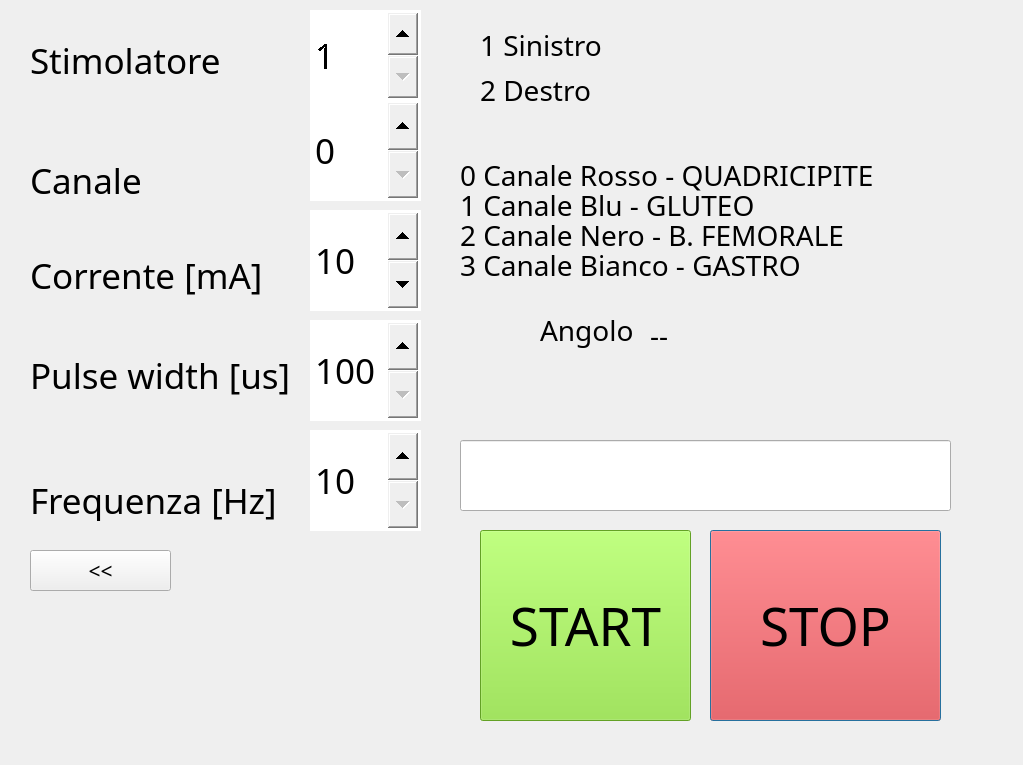
<?xml version="1.0" encoding="UTF-8"?>
<ui version="4.0">
 <class>calibration</class>
 <widget class="QDialog" name="calibration">
  <property name="geometry">
   <rect>
    <x>0</x>
    <y>0</y>
    <width>1023</width>
    <height>765</height>
   </rect>
  </property>
  <property name="windowTitle">
   <string>Dialog</string>
  </property>
  <widget class="QLabel" name="label_4">
   <property name="geometry">
    <rect>
     <x>460</x>
     <y>250</y>
     <width>431</width>
     <height>31</height>
    </rect>
   </property>
   <property name="font">
    <font>
     <family>Droid Sans Fallback</family>
     <pointsize>21</pointsize>
    </font>
   </property>
   <property name="text">
    <string>3 Canale Bianco - GASTRO</string>
   </property>
  </widget>
  <widget class="QLabel" name="corrente_3">
   <property name="geometry">
    <rect>
     <x>30</x>
     <y>250</y>
     <width>251</width>
     <height>51</height>
    </rect>
   </property>
   <property name="font">
    <font>
     <family>Droid Sans Fallback</family>
     <pointsize>26</pointsize>
    </font>
   </property>
   <property name="text">
    <string>Corrente [mA]</string>
   </property>
  </widget>
  <widget class="QLineEdit" name="lineEdit">
   <property name="geometry">
    <rect>
     <x>460</x>
     <y>440</y>
     <width>491</width>
     <height>71</height>
    </rect>
   </property>
   <property name="font">
    <font>
     <family>Droid Sans Fallback</family>
     <pointsize>12</pointsize>
    </font>
   </property>
  </widget>
  <widget class="QLabel" name="label_2">
   <property name="geometry">
    <rect>
     <x>460</x>
     <y>190</y>
     <width>401</width>
     <height>31</height>
    </rect>
   </property>
   <property name="font">
    <font>
     <family>Droid Sans Fallback</family>
     <pointsize>21</pointsize>
    </font>
   </property>
   <property name="text">
    <string>1 Canale Blu - GLUTEO</string>
   </property>
  </widget>
  <widget class="QLabel" name="pulsewidth_2">
   <property name="geometry">
    <rect>
     <x>30</x>
     <y>350</y>
     <width>281</width>
     <height>51</height>
    </rect>
   </property>
   <property name="font">
    <font>
     <family>Droid Sans Fallback</family>
     <pointsize>26</pointsize>
    </font>
   </property>
   <property name="text">
    <string>Pulse width [us]</string>
   </property>
  </widget>
  <widget class="QLabel" name="label_5">
   <property name="geometry">
    <rect>
     <x>480</x>
     <y>30</y>
     <width>141</width>
     <height>31</height>
    </rect>
   </property>
   <property name="font">
    <font>
     <family>Droid Sans Fallback</family>
     <pointsize>21</pointsize>
    </font>
   </property>
   <property name="text">
    <string>1 Sinistro</string>
   </property>
  </widget>
  <widget class="QLabel" name="label_3">
   <property name="geometry">
    <rect>
     <x>460</x>
     <y>220</y>
     <width>421</width>
     <height>31</height>
    </rect>
   </property>
   <property name="font">
    <font>
     <family>Droid Sans Fallback</family>
     <pointsize>21</pointsize>
    </font>
   </property>
   <property name="text">
    <string>2 Canale Nero - B. FEMORALE</string>
   </property>
  </widget>
  <widget class="QLabel" name="label">
   <property name="geometry">
    <rect>
     <x>460</x>
     <y>160</y>
     <width>481</width>
     <height>31</height>
    </rect>
   </property>
   <property name="font">
    <font>
     <family>Droid Sans Fallback</family>
     <pointsize>21</pointsize>
    </font>
   </property>
   <property name="text">
    <string>0 Canale Rosso - QUADRICIPITE</string>
   </property>
  </widget>
  <widget class="QLabel" name="frequenza_3">
   <property name="geometry">
    <rect>
     <x>30</x>
     <y>480</y>
     <width>281</width>
     <height>41</height>
    </rect>
   </property>
   <property name="font">
    <font>
     <family>Droid Sans Fallback</family>
     <pointsize>26</pointsize>
    </font>
   </property>
   <property name="text">
    <string>Frequenza [Hz]</string>
   </property>
  </widget>
  <widget class="QSpinBox" name="stim">
   <property name="geometry">
    <rect>
     <x>310</x>
     <y>10</y>
     <width>111</width>
     <height>91</height>
    </rect>
   </property>
   <property name="font">
    <font>
     <family>Droid Sans Fallback</family>
     <pointsize>26</pointsize>
     <weight>50</weight>
     <italic>false</italic>
     <bold>false</bold>
     <stylestrategy>NoAntialias</stylestrategy>
    </font>
   </property>
   <property name="styleSheet">
    <string notr="true">QSpinBox::down-button{
width:30
}

QSpinBox::up-button{
width:30
}
</string>
   </property>
   <property name="readOnly">
    <bool>false</bool>
   </property>
   <property name="buttonSymbols">
    <enum>QAbstractSpinBox::UpDownArrows</enum>
   </property>
   <property name="minimum">
    <number>1</number>
   </property>
   <property name="maximum">
    <number>2</number>
   </property>
  </widget>
  <widget class="QLabel" name="canale">
   <property name="geometry">
    <rect>
     <x>30</x>
     <y>160</y>
     <width>141</width>
     <height>41</height>
    </rect>
   </property>
   <property name="font">
    <font>
     <family>Droid Sans Fallback</family>
     <pointsize>26</pointsize>
    </font>
   </property>
   <property name="text">
    <string>Canale</string>
   </property>
  </widget>
  <widget class="QSpinBox" name="frequenza">
   <property name="geometry">
    <rect>
     <x>310</x>
     <y>430</y>
     <width>111</width>
     <height>101</height>
    </rect>
   </property>
   <property name="font">
    <font>
     <family>Droid Sans Fallback</family>
     <pointsize>26</pointsize>
    </font>
   </property>
   <property name="styleSheet">
    <string notr="true">QSpinBox::down-button{
width:30
}

QSpinBox::up-button{
width:30
}</string>
   </property>
   <property name="minimum">
    <number>10</number>
   </property>
   <property name="maximum">
    <number>60</number>
   </property>
   <property name="singleStep">
    <number>10</number>
   </property>
  </widget>
  <widget class="QLabel" name="canale_3">
   <property name="geometry">
    <rect>
     <x>30</x>
     <y>40</y>
     <width>231</width>
     <height>41</height>
    </rect>
   </property>
   <property name="font">
    <font>
     <family>Droid Sans Fallback</family>
     <pointsize>26</pointsize>
    </font>
   </property>
   <property name="text">
    <string>Stimolatore</string>
   </property>
  </widget>
  <widget class="QPushButton" name="pushButton_2">
   <property name="geometry">
    <rect>
     <x>710</x>
     <y>530</y>
     <width>231</width>
     <height>191</height>
    </rect>
   </property>
   <property name="palette">
    <palette>
     <active>
      <colorrole role="WindowText">
       <brush brushstyle="SolidPattern">
        <color alpha="255">
         <red>0</red>
         <green>0</green>
         <blue>0</blue>
        </color>
       </brush>
      </colorrole>
      <colorrole role="Button">
       <brush brushstyle="SolidPattern">
        <color alpha="255">
         <red>239</red>
         <green>41</green>
         <blue>41</blue>
        </color>
       </brush>
      </colorrole>
      <colorrole role="Light">
       <brush brushstyle="SolidPattern">
        <color alpha="255">
         <red>255</red>
         <green>147</green>
         <blue>147</blue>
        </color>
       </brush>
      </colorrole>
      <colorrole role="Midlight">
       <brush brushstyle="SolidPattern">
        <color alpha="255">
         <red>247</red>
         <green>94</green>
         <blue>94</blue>
        </color>
       </brush>
      </colorrole>
      <colorrole role="Dark">
       <brush brushstyle="SolidPattern">
        <color alpha="255">
         <red>119</red>
         <green>20</green>
         <blue>20</blue>
        </color>
       </brush>
      </colorrole>
      <colorrole role="Mid">
       <brush brushstyle="SolidPattern">
        <color alpha="255">
         <red>159</red>
         <green>27</green>
         <blue>27</blue>
        </color>
       </brush>
      </colorrole>
      <colorrole role="Text">
       <brush brushstyle="SolidPattern">
        <color alpha="255">
         <red>0</red>
         <green>0</green>
         <blue>0</blue>
        </color>
       </brush>
      </colorrole>
      <colorrole role="BrightText">
       <brush brushstyle="SolidPattern">
        <color alpha="255">
         <red>255</red>
         <green>255</green>
         <blue>255</blue>
        </color>
       </brush>
      </colorrole>
      <colorrole role="ButtonText">
       <brush brushstyle="SolidPattern">
        <color alpha="255">
         <red>0</red>
         <green>0</green>
         <blue>0</blue>
        </color>
       </brush>
      </colorrole>
      <colorrole role="Base">
       <brush brushstyle="SolidPattern">
        <color alpha="255">
         <red>255</red>
         <green>255</green>
         <blue>255</blue>
        </color>
       </brush>
      </colorrole>
      <colorrole role="Window">
       <brush brushstyle="SolidPattern">
        <color alpha="255">
         <red>239</red>
         <green>41</green>
         <blue>41</blue>
        </color>
       </brush>
      </colorrole>
      <colorrole role="Shadow">
       <brush brushstyle="SolidPattern">
        <color alpha="255">
         <red>0</red>
         <green>0</green>
         <blue>0</blue>
        </color>
       </brush>
      </colorrole>
      <colorrole role="AlternateBase">
       <brush brushstyle="SolidPattern">
        <color alpha="255">
         <red>247</red>
         <green>148</green>
         <blue>148</blue>
        </color>
       </brush>
      </colorrole>
      <colorrole role="ToolTipBase">
       <brush brushstyle="SolidPattern">
        <color alpha="255">
         <red>255</red>
         <green>255</green>
         <blue>220</blue>
        </color>
       </brush>
      </colorrole>
      <colorrole role="ToolTipText">
       <brush brushstyle="SolidPattern">
        <color alpha="255">
         <red>0</red>
         <green>0</green>
         <blue>0</blue>
        </color>
       </brush>
      </colorrole>
     </active>
     <inactive>
      <colorrole role="WindowText">
       <brush brushstyle="SolidPattern">
        <color alpha="255">
         <red>0</red>
         <green>0</green>
         <blue>0</blue>
        </color>
       </brush>
      </colorrole>
      <colorrole role="Button">
       <brush brushstyle="SolidPattern">
        <color alpha="255">
         <red>239</red>
         <green>41</green>
         <blue>41</blue>
        </color>
       </brush>
      </colorrole>
      <colorrole role="Light">
       <brush brushstyle="SolidPattern">
        <color alpha="255">
         <red>255</red>
         <green>147</green>
         <blue>147</blue>
        </color>
       </brush>
      </colorrole>
      <colorrole role="Midlight">
       <brush brushstyle="SolidPattern">
        <color alpha="255">
         <red>247</red>
         <green>94</green>
         <blue>94</blue>
        </color>
       </brush>
      </colorrole>
      <colorrole role="Dark">
       <brush brushstyle="SolidPattern">
        <color alpha="255">
         <red>119</red>
         <green>20</green>
         <blue>20</blue>
        </color>
       </brush>
      </colorrole>
      <colorrole role="Mid">
       <brush brushstyle="SolidPattern">
        <color alpha="255">
         <red>159</red>
         <green>27</green>
         <blue>27</blue>
        </color>
       </brush>
      </colorrole>
      <colorrole role="Text">
       <brush brushstyle="SolidPattern">
        <color alpha="255">
         <red>0</red>
         <green>0</green>
         <blue>0</blue>
        </color>
       </brush>
      </colorrole>
      <colorrole role="BrightText">
       <brush brushstyle="SolidPattern">
        <color alpha="255">
         <red>255</red>
         <green>255</green>
         <blue>255</blue>
        </color>
       </brush>
      </colorrole>
      <colorrole role="ButtonText">
       <brush brushstyle="SolidPattern">
        <color alpha="255">
         <red>0</red>
         <green>0</green>
         <blue>0</blue>
        </color>
       </brush>
      </colorrole>
      <colorrole role="Base">
       <brush brushstyle="SolidPattern">
        <color alpha="255">
         <red>255</red>
         <green>255</green>
         <blue>255</blue>
        </color>
       </brush>
      </colorrole>
      <colorrole role="Window">
       <brush brushstyle="SolidPattern">
        <color alpha="255">
         <red>239</red>
         <green>41</green>
         <blue>41</blue>
        </color>
       </brush>
      </colorrole>
      <colorrole role="Shadow">
       <brush brushstyle="SolidPattern">
        <color alpha="255">
         <red>0</red>
         <green>0</green>
         <blue>0</blue>
        </color>
       </brush>
      </colorrole>
      <colorrole role="AlternateBase">
       <brush brushstyle="SolidPattern">
        <color alpha="255">
         <red>247</red>
         <green>148</green>
         <blue>148</blue>
        </color>
       </brush>
      </colorrole>
      <colorrole role="ToolTipBase">
       <brush brushstyle="SolidPattern">
        <color alpha="255">
         <red>255</red>
         <green>255</green>
         <blue>220</blue>
        </color>
       </brush>
      </colorrole>
      <colorrole role="ToolTipText">
       <brush brushstyle="SolidPattern">
        <color alpha="255">
         <red>0</red>
         <green>0</green>
         <blue>0</blue>
        </color>
       </brush>
      </colorrole>
     </inactive>
     <disabled>
      <colorrole role="WindowText">
       <brush brushstyle="SolidPattern">
        <color alpha="255">
         <red>119</red>
         <green>20</green>
         <blue>20</blue>
        </color>
       </brush>
      </colorrole>
      <colorrole role="Button">
       <brush brushstyle="SolidPattern">
        <color alpha="255">
         <red>239</red>
         <green>41</green>
         <blue>41</blue>
        </color>
       </brush>
      </colorrole>
      <colorrole role="Light">
       <brush brushstyle="SolidPattern">
        <color alpha="255">
         <red>255</red>
         <green>147</green>
         <blue>147</blue>
        </color>
       </brush>
      </colorrole>
      <colorrole role="Midlight">
       <brush brushstyle="SolidPattern">
        <color alpha="255">
         <red>247</red>
         <green>94</green>
         <blue>94</blue>
        </color>
       </brush>
      </colorrole>
      <colorrole role="Dark">
       <brush brushstyle="SolidPattern">
        <color alpha="255">
         <red>119</red>
         <green>20</green>
         <blue>20</blue>
        </color>
       </brush>
      </colorrole>
      <colorrole role="Mid">
       <brush brushstyle="SolidPattern">
        <color alpha="255">
         <red>159</red>
         <green>27</green>
         <blue>27</blue>
        </color>
       </brush>
      </colorrole>
      <colorrole role="Text">
       <brush brushstyle="SolidPattern">
        <color alpha="255">
         <red>119</red>
         <green>20</green>
         <blue>20</blue>
        </color>
       </brush>
      </colorrole>
      <colorrole role="BrightText">
       <brush brushstyle="SolidPattern">
        <color alpha="255">
         <red>255</red>
         <green>255</green>
         <blue>255</blue>
        </color>
       </brush>
      </colorrole>
      <colorrole role="ButtonText">
       <brush brushstyle="SolidPattern">
        <color alpha="255">
         <red>119</red>
         <green>20</green>
         <blue>20</blue>
        </color>
       </brush>
      </colorrole>
      <colorrole role="Base">
       <brush brushstyle="SolidPattern">
        <color alpha="255">
         <red>239</red>
         <green>41</green>
         <blue>41</blue>
        </color>
       </brush>
      </colorrole>
      <colorrole role="Window">
       <brush brushstyle="SolidPattern">
        <color alpha="255">
         <red>239</red>
         <green>41</green>
         <blue>41</blue>
        </color>
       </brush>
      </colorrole>
      <colorrole role="Shadow">
       <brush brushstyle="SolidPattern">
        <color alpha="255">
         <red>0</red>
         <green>0</green>
         <blue>0</blue>
        </color>
       </brush>
      </colorrole>
      <colorrole role="AlternateBase">
       <brush brushstyle="SolidPattern">
        <color alpha="255">
         <red>239</red>
         <green>41</green>
         <blue>41</blue>
        </color>
       </brush>
      </colorrole>
      <colorrole role="ToolTipBase">
       <brush brushstyle="SolidPattern">
        <color alpha="255">
         <red>255</red>
         <green>255</green>
         <blue>220</blue>
        </color>
       </brush>
      </colorrole>
      <colorrole role="ToolTipText">
       <brush brushstyle="SolidPattern">
        <color alpha="255">
         <red>0</red>
         <green>0</green>
         <blue>0</blue>
        </color>
       </brush>
      </colorrole>
     </disabled>
    </palette>
   </property>
   <property name="font">
    <font>
     <family>Droid Sans Fallback</family>
     <pointsize>40</pointsize>
    </font>
   </property>
   <property name="text">
    <string>STOP</string>
   </property>
  </widget>
  <widget class="QSpinBox" name="pulsewidth">
   <property name="geometry">
    <rect>
     <x>310</x>
     <y>320</y>
     <width>111</width>
     <height>101</height>
    </rect>
   </property>
   <property name="font">
    <font>
     <family>Droid Sans Fallback</family>
     <pointsize>26</pointsize>
    </font>
   </property>
   <property name="styleSheet">
    <string notr="true">QSpinBox::down-button{
width:30
}

QSpinBox::up-button{
width:30
}</string>
   </property>
   <property name="minimum">
    <number>100</number>
   </property>
   <property name="maximum">
    <number>500</number>
   </property>
   <property name="singleStep">
    <number>100</number>
   </property>
  </widget>
  <widget class="QSpinBox" name="corrente">
   <property name="geometry">
    <rect>
     <x>310</x>
     <y>210</y>
     <width>111</width>
     <height>101</height>
    </rect>
   </property>
   <property name="font">
    <font>
     <family>Droid Sans Fallback</family>
     <pointsize>26</pointsize>
    </font>
   </property>
   <property name="styleSheet">
    <string notr="true">QSpinBox::down-button{
width:30
}

QSpinBox::up-button{
width:30
}</string>
   </property>
   <property name="minimum">
    <number>0</number>
   </property>
   <property name="maximum">
    <number>120</number>
   </property>
   <property name="singleStep">
    <number>5</number>
   </property>
   <property name="value">
    <number>10</number>
   </property>
  </widget>
  <widget class="QPushButton" name="pushButton">
   <property name="geometry">
    <rect>
     <x>480</x>
     <y>530</y>
     <width>211</width>
     <height>191</height>
    </rect>
   </property>
   <property name="palette">
    <palette>
     <active>
      <colorrole role="WindowText">
       <brush brushstyle="SolidPattern">
        <color alpha="255">
         <red>0</red>
         <green>0</green>
         <blue>0</blue>
        </color>
       </brush>
      </colorrole>
      <colorrole role="Button">
       <brush brushstyle="SolidPattern">
        <color alpha="255">
         <red>138</red>
         <green>226</green>
         <blue>52</blue>
        </color>
       </brush>
      </colorrole>
      <colorrole role="Light">
       <brush brushstyle="SolidPattern">
        <color alpha="255">
         <red>198</red>
         <green>255</green>
         <blue>143</blue>
        </color>
       </brush>
      </colorrole>
      <colorrole role="Midlight">
       <brush brushstyle="SolidPattern">
        <color alpha="255">
         <red>168</red>
         <green>240</green>
         <blue>97</blue>
        </color>
       </brush>
      </colorrole>
      <colorrole role="Dark">
       <brush brushstyle="SolidPattern">
        <color alpha="255">
         <red>69</red>
         <green>113</green>
         <blue>26</blue>
        </color>
       </brush>
      </colorrole>
      <colorrole role="Mid">
       <brush brushstyle="SolidPattern">
        <color alpha="255">
         <red>92</red>
         <green>151</green>
         <blue>35</blue>
        </color>
       </brush>
      </colorrole>
      <colorrole role="Text">
       <brush brushstyle="SolidPattern">
        <color alpha="255">
         <red>0</red>
         <green>0</green>
         <blue>0</blue>
        </color>
       </brush>
      </colorrole>
      <colorrole role="BrightText">
       <brush brushstyle="SolidPattern">
        <color alpha="255">
         <red>255</red>
         <green>255</green>
         <blue>255</blue>
        </color>
       </brush>
      </colorrole>
      <colorrole role="ButtonText">
       <brush brushstyle="SolidPattern">
        <color alpha="255">
         <red>0</red>
         <green>0</green>
         <blue>0</blue>
        </color>
       </brush>
      </colorrole>
      <colorrole role="Base">
       <brush brushstyle="SolidPattern">
        <color alpha="255">
         <red>255</red>
         <green>255</green>
         <blue>255</blue>
        </color>
       </brush>
      </colorrole>
      <colorrole role="Window">
       <brush brushstyle="SolidPattern">
        <color alpha="255">
         <red>138</red>
         <green>226</green>
         <blue>52</blue>
        </color>
       </brush>
      </colorrole>
      <colorrole role="Shadow">
       <brush brushstyle="SolidPattern">
        <color alpha="255">
         <red>0</red>
         <green>0</green>
         <blue>0</blue>
        </color>
       </brush>
      </colorrole>
      <colorrole role="AlternateBase">
       <brush brushstyle="SolidPattern">
        <color alpha="255">
         <red>161</red>
         <green>230</green>
         <blue>169</blue>
        </color>
       </brush>
      </colorrole>
      <colorrole role="ToolTipBase">
       <brush brushstyle="SolidPattern">
        <color alpha="255">
         <red>255</red>
         <green>255</green>
         <blue>220</blue>
        </color>
       </brush>
      </colorrole>
      <colorrole role="ToolTipText">
       <brush brushstyle="SolidPattern">
        <color alpha="255">
         <red>0</red>
         <green>0</green>
         <blue>0</blue>
        </color>
       </brush>
      </colorrole>
     </active>
     <inactive>
      <colorrole role="WindowText">
       <brush brushstyle="SolidPattern">
        <color alpha="255">
         <red>0</red>
         <green>0</green>
         <blue>0</blue>
        </color>
       </brush>
      </colorrole>
      <colorrole role="Button">
       <brush brushstyle="SolidPattern">
        <color alpha="255">
         <red>138</red>
         <green>226</green>
         <blue>52</blue>
        </color>
       </brush>
      </colorrole>
      <colorrole role="Light">
       <brush brushstyle="SolidPattern">
        <color alpha="255">
         <red>198</red>
         <green>255</green>
         <blue>143</blue>
        </color>
       </brush>
      </colorrole>
      <colorrole role="Midlight">
       <brush brushstyle="SolidPattern">
        <color alpha="255">
         <red>168</red>
         <green>240</green>
         <blue>97</blue>
        </color>
       </brush>
      </colorrole>
      <colorrole role="Dark">
       <brush brushstyle="SolidPattern">
        <color alpha="255">
         <red>69</red>
         <green>113</green>
         <blue>26</blue>
        </color>
       </brush>
      </colorrole>
      <colorrole role="Mid">
       <brush brushstyle="SolidPattern">
        <color alpha="255">
         <red>92</red>
         <green>151</green>
         <blue>35</blue>
        </color>
       </brush>
      </colorrole>
      <colorrole role="Text">
       <brush brushstyle="SolidPattern">
        <color alpha="255">
         <red>0</red>
         <green>0</green>
         <blue>0</blue>
        </color>
       </brush>
      </colorrole>
      <colorrole role="BrightText">
       <brush brushstyle="SolidPattern">
        <color alpha="255">
         <red>255</red>
         <green>255</green>
         <blue>255</blue>
        </color>
       </brush>
      </colorrole>
      <colorrole role="ButtonText">
       <brush brushstyle="SolidPattern">
        <color alpha="255">
         <red>0</red>
         <green>0</green>
         <blue>0</blue>
        </color>
       </brush>
      </colorrole>
      <colorrole role="Base">
       <brush brushstyle="SolidPattern">
        <color alpha="255">
         <red>255</red>
         <green>255</green>
         <blue>255</blue>
        </color>
       </brush>
      </colorrole>
      <colorrole role="Window">
       <brush brushstyle="SolidPattern">
        <color alpha="255">
         <red>138</red>
         <green>226</green>
         <blue>52</blue>
        </color>
       </brush>
      </colorrole>
      <colorrole role="Shadow">
       <brush brushstyle="SolidPattern">
        <color alpha="255">
         <red>0</red>
         <green>0</green>
         <blue>0</blue>
        </color>
       </brush>
      </colorrole>
      <colorrole role="AlternateBase">
       <brush brushstyle="SolidPattern">
        <color alpha="255">
         <red>161</red>
         <green>230</green>
         <blue>169</blue>
        </color>
       </brush>
      </colorrole>
      <colorrole role="ToolTipBase">
       <brush brushstyle="SolidPattern">
        <color alpha="255">
         <red>255</red>
         <green>255</green>
         <blue>220</blue>
        </color>
       </brush>
      </colorrole>
      <colorrole role="ToolTipText">
       <brush brushstyle="SolidPattern">
        <color alpha="255">
         <red>0</red>
         <green>0</green>
         <blue>0</blue>
        </color>
       </brush>
      </colorrole>
     </inactive>
     <disabled>
      <colorrole role="WindowText">
       <brush brushstyle="SolidPattern">
        <color alpha="255">
         <red>69</red>
         <green>113</green>
         <blue>26</blue>
        </color>
       </brush>
      </colorrole>
      <colorrole role="Button">
       <brush brushstyle="SolidPattern">
        <color alpha="255">
         <red>138</red>
         <green>226</green>
         <blue>52</blue>
        </color>
       </brush>
      </colorrole>
      <colorrole role="Light">
       <brush brushstyle="SolidPattern">
        <color alpha="255">
         <red>198</red>
         <green>255</green>
         <blue>143</blue>
        </color>
       </brush>
      </colorrole>
      <colorrole role="Midlight">
       <brush brushstyle="SolidPattern">
        <color alpha="255">
         <red>168</red>
         <green>240</green>
         <blue>97</blue>
        </color>
       </brush>
      </colorrole>
      <colorrole role="Dark">
       <brush brushstyle="SolidPattern">
        <color alpha="255">
         <red>69</red>
         <green>113</green>
         <blue>26</blue>
        </color>
       </brush>
      </colorrole>
      <colorrole role="Mid">
       <brush brushstyle="SolidPattern">
        <color alpha="255">
         <red>92</red>
         <green>151</green>
         <blue>35</blue>
        </color>
       </brush>
      </colorrole>
      <colorrole role="Text">
       <brush brushstyle="SolidPattern">
        <color alpha="255">
         <red>69</red>
         <green>113</green>
         <blue>26</blue>
        </color>
       </brush>
      </colorrole>
      <colorrole role="BrightText">
       <brush brushstyle="SolidPattern">
        <color alpha="255">
         <red>255</red>
         <green>255</green>
         <blue>255</blue>
        </color>
       </brush>
      </colorrole>
      <colorrole role="ButtonText">
       <brush brushstyle="SolidPattern">
        <color alpha="255">
         <red>69</red>
         <green>113</green>
         <blue>26</blue>
        </color>
       </brush>
      </colorrole>
      <colorrole role="Base">
       <brush brushstyle="SolidPattern">
        <color alpha="255">
         <red>138</red>
         <green>226</green>
         <blue>52</blue>
        </color>
       </brush>
      </colorrole>
      <colorrole role="Window">
       <brush brushstyle="SolidPattern">
        <color alpha="255">
         <red>138</red>
         <green>226</green>
         <blue>52</blue>
        </color>
       </brush>
      </colorrole>
      <colorrole role="Shadow">
       <brush brushstyle="SolidPattern">
        <color alpha="255">
         <red>0</red>
         <green>0</green>
         <blue>0</blue>
        </color>
       </brush>
      </colorrole>
      <colorrole role="AlternateBase">
       <brush brushstyle="SolidPattern">
        <color alpha="255">
         <red>161</red>
         <green>230</green>
         <blue>169</blue>
        </color>
       </brush>
      </colorrole>
      <colorrole role="ToolTipBase">
       <brush brushstyle="SolidPattern">
        <color alpha="255">
         <red>255</red>
         <green>255</green>
         <blue>220</blue>
        </color>
       </brush>
      </colorrole>
      <colorrole role="ToolTipText">
       <brush brushstyle="SolidPattern">
        <color alpha="255">
         <red>0</red>
         <green>0</green>
         <blue>0</blue>
        </color>
       </brush>
      </colorrole>
     </disabled>
    </palette>
   </property>
   <property name="font">
    <font>
     <family>Droid Sans Fallback</family>
     <pointsize>40</pointsize>
    </font>
   </property>
   <property name="text">
    <string>START</string>
   </property>
  </widget>
  <widget class="QLabel" name="label_6">
   <property name="geometry">
    <rect>
     <x>480</x>
     <y>70</y>
     <width>141</width>
     <height>41</height>
    </rect>
   </property>
   <property name="font">
    <font>
     <family>Droid Sans Fallback</family>
     <pointsize>21</pointsize>
    </font>
   </property>
   <property name="text">
    <string>2 Destro</string>
   </property>
  </widget>
  <widget class="QSpinBox" name="canale_2">
   <property name="geometry">
    <rect>
     <x>310</x>
     <y>100</y>
     <width>111</width>
     <height>101</height>
    </rect>
   </property>
   <property name="font">
    <font>
     <family>Droid Sans Fallback</family>
     <pointsize>26</pointsize>
    </font>
   </property>
   <property name="styleSheet">
    <string notr="true">QSpinBox::down-button{
width:30
}

QSpinBox::up-button{
width:30
}</string>
   </property>
   <property name="readOnly">
    <bool>false</bool>
   </property>
   <property name="minimum">
    <number>0</number>
   </property>
   <property name="maximum">
    <number>3</number>
   </property>
  </widget>
  <widget class="QPushButton" name="pushButton_3">
   <property name="geometry">
    <rect>
     <x>30</x>
     <y>550</y>
     <width>141</width>
     <height>41</height>
    </rect>
   </property>
   <property name="font">
    <font>
     <family>Droid Sans Fallback</family>
     <pointsize>16</pointsize>
    </font>
   </property>
   <property name="text">
    <string>&lt;&lt;</string>
   </property>
  </widget>
  <widget class="QLabel" name="angle">
   <property name="geometry">
    <rect>
     <x>650</x>
     <y>310</y>
     <width>61</width>
     <height>51</height>
    </rect>
   </property>
   <property name="font">
    <font>
     <family>Droid Sans Fallback</family>
     <pointsize>21</pointsize>
    </font>
   </property>
   <property name="text">
    <string>--</string>
   </property>
  </widget>
  <widget class="QLabel" name="label_7">
   <property name="geometry">
    <rect>
     <x>540</x>
     <y>310</y>
     <width>321</width>
     <height>41</height>
    </rect>
   </property>
   <property name="font">
    <font>
     <family>Droid Sans Fallback</family>
     <pointsize>21</pointsize>
    </font>
   </property>
   <property name="text">
    <string>Angolo</string>
   </property>
  </widget>
 </widget>
 <resources/>
 <connections/>
</ui>
